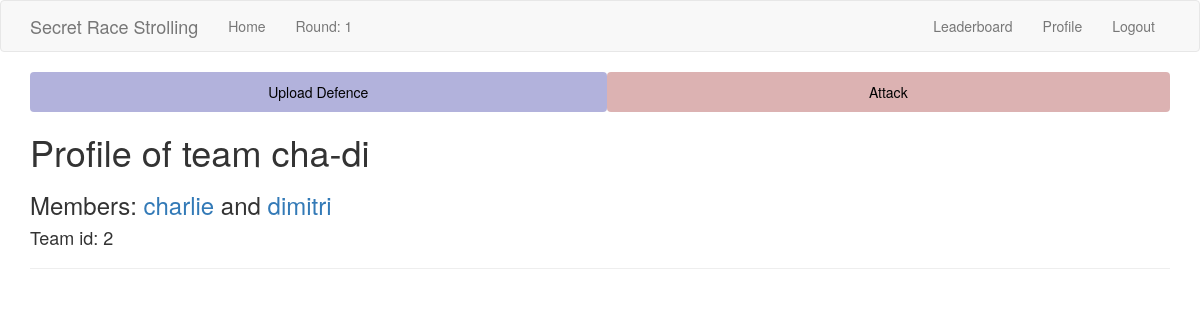
The app's page /team/cha-di (signed in) with its own data.
### app/models.py (models this page shows, shortened)
class Team(db.Model):
    id = db.Column(db.Integer, primary_key=True)
    team_name = db.Column(db.String(64), index=True, unique=True)
    member1_id = db.Column(db.Integer, db.ForeignKey("user.id"), unique=True)
    member2_id = db.Column(db.Integer, db.ForeignKey("user.id"), unique=True)
    defences = db.relationship(
        "Defence",
        backref="defender_team",
        foreign_keys="Defence.defender_team_id",
        lazy="dynamic",
    )
    defence_matches = db.relationship(
        "Match",
        backref="defender_team",
        foreign_keys="Match.defender_team_id",
        lazy="dynamic",
    )
    attack_matches = db.relationship(
        "Match",
        backref="attacker_team",
        foreign_keys="Match.attacker_team_id",
        lazy="dynamic",
    )
    def members(self) -> tuple[Optional[User], Optional[User]]:
        return (
            db.session.query(User).filter(User.id == self.member1_id).first(),
            db.session.query(User).filter(User.id == self.member2_id).first(),
        )
    def attacks(self) -> Query:
        self_attacks = (
            db.session.query(Match.id)
            .filter(Match.attacker_team_id == self.id)
            .subquery()
        )
        return db.session.query(Attack).join(
            self_attacks, self_attacks.c.id == Attack.match_id
        )

class User(UserMixin, db.Model):
    id = db.Column(db.Integer, primary_key=True)
    username = db.Column(db.String(64), index=True, unique=True)
    email = db.Column(db.String(96), index=True, unique=True)
    password_hash = db.Column(db.String(102))
    sciper = db.Column(db.Integer, unique=True)
    is_admin = db.Column(db.Boolean, default=False)
    def team(self) -> Optional["Team"]:
        return (
            db.session.query(Team)
            .filter(or_(Team.member1_id == self.id, Team.member2_id == self.id))
            .first()
        )
    def has_team(self) -> bool:
        return self.team() is not None

### app/routes.py (the view)
@app.route("/team/<team_name>", methods=["GET"])
@login_required
def team(team_name):
    team = Team.query.filter_by(team_name=team_name).first_or_404()
    member1, member2 = team.members()
    page_match = request.args.get("page_match", 1, type=int)
    page_attack = request.args.get("page_attack", 1, type=int)
    pagination, matches_items = Match.paginate_and_itemize_match_query(
        team.attack_matches.order_by(Match.round.desc()),
        page_match,
        app.config["MATCHES_PER_TEAM"],
        current_user.team(),
    )
    match_next_url = (
        url_for(
            "team",
            team_name=team.team_name,
            page_match=pagination.next_num,
            page_attack=page_attack,  # we must not forget to propagate the attack page
        )
        if pagination.has_next
        else None
    )
    match_prev_url = (
        url_for(
            "team",
            team_name=team.team_name,
            page_match=pagination.prev_num,
            page_attack=page_attack,  # we must not forget to propagate the attack page
        )
        if pagination.has_prev
        else None
    )
    defence = team.defences.order_by(Defence.timestamp.desc()).first()
    attacks = (
        team.attacks()
        .order_by(Attack.timestamp.desc())
        .paginate(page_attack, app.config["MATCHES_PER_TEAM"], False)
    )
    attack_next_url = (
        url_for(
            "team",
            team_name=team.team_name,
            page_match=page_match,  # we must not forget to propagate the match page
            page_attack=attacks.next_num,
        )
        if attacks.has_next
        else None
    )
    attack_prev_url = (
        url_for(
            "team",
            team_name=team.team_name,
            page_match=page_match,  # we must not forget to propagate the match page
            page_attack=attacks.prev_num,
        )
        if attacks.has_prev
        else None
    )
    attacks_items = attacks.items
    return render_template(
        "team.html",
        team=team,
        member1=member1,
        member2=member2,
        matches=matches_items,
        attacks=attacks_items,
        defence=defence,
        match_next_url=match_next_url,
        match_prev_url=match_prev_url,
        attack_next_url=attack_next_url,
        attack_prev_url=attack_prev_url,
    )

### app/models.py (called while the page is built)
@login.user_loader
def load_user(id: int) -> User:
    return User.query.get(int(id))

    @staticmethod
    def paginate_and_itemize_match_query(
        matches: Query, page: int, matches_per_page: int, current_user_team: Team
    ) -> tuple[Pagination, list[dict]]:
        matches_sub = matches.subquery()
        attacks_done = (
            db.session.query(matches_sub.c.id)
            .join(Attack, Attack.match_id == matches_sub.c.id)
            .all()
        )
        attacks_done = [attack_done[0] for attack_done in attacks_done]
        paginated = matches.paginate(page, matches_per_page)
        matches_items = paginated.items
        for m in matches_items:
            m.match_done = m.id in attacks_done
        return paginated, matches_items

### app/templates/team.html (shortened to what this page needs)
{% extends "base.html" %}
{% block app_content %}
<h1>Profile of team {{ team.team_name }}</h1>
<h3>Members: {% if member1 %} <a href="{{ url_for('user', username=member1.username) }}"> {{ member1.username }}</a>
    {% else %} <a href="{{ url_for('join_team', team_name=team.team_name) }}"> [Join {{ team.team_name }}]</a>
    {% endif %} and {% if member2 %} <a href="{{ url_for('user', username=member2.username) }}">
        {{ member2.username }}</a>
    {% else %} <a href="{{ url_for('join_team', team_name=team.team_name) }}"> [Join {{ team.team_name }}]</a>
    {% endif %}</3>
<h4>Team id: {{ team.id }}</h4>
<hr>
{% endblock %}

### records on screen
Team: team_name "cha-di", id "2"
User: username "charlie"
User: username "dimitri"

### other values on screen
{{ config["ROUND"] }} "1"
